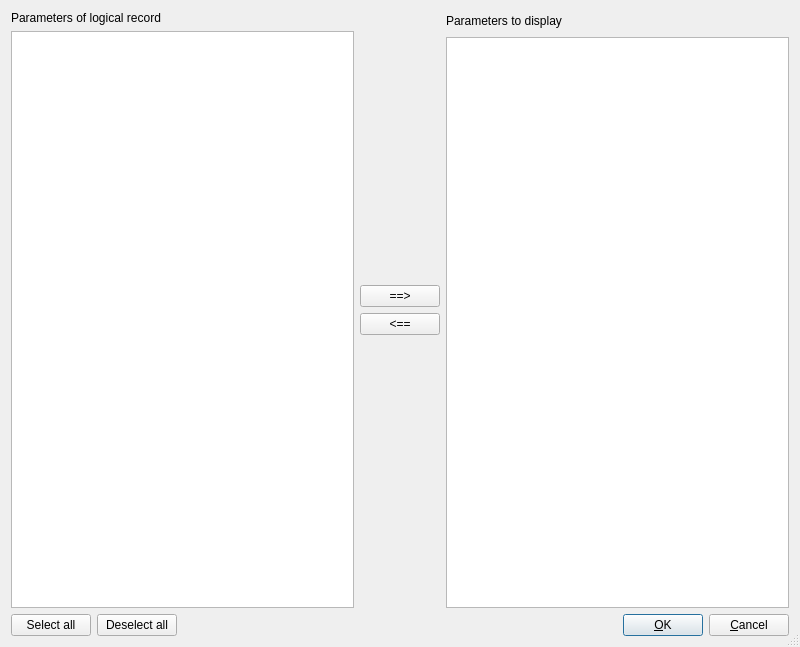
<?xml version="1.0" encoding="UTF-8"?>
<ui version="4.0">
 <class>SelectParametersDialog</class>
 <widget class="QDialog" name="SelectParametersDialog">
  <property name="geometry">
   <rect>
    <x>0</x>
    <y>0</y>
    <width>800</width>
    <height>647</height>
   </rect>
  </property>
  <property name="minimumSize">
   <size>
    <width>800</width>
    <height>500</height>
   </size>
  </property>
  <property name="windowTitle">
   <string>Select parameters</string>
  </property>
  <property name="locale">
   <locale language="English" country="UnitedStates"/>
  </property>
  <property name="sizeGripEnabled">
   <bool>true</bool>
  </property>
  <layout class="QGridLayout" name="gridLayout_4">
   <item row="0" column="0">
    <layout class="QGridLayout" name="gridLayout">
     <item row="0" column="0">
      <widget class="QLabel" name="LR_label">
       <property name="text">
        <string>Parameters of logical record</string>
       </property>
      </widget>
     </item>
     <item row="1" column="0">
      <widget class="QListWidget" name="lb1">
       <property name="minimumSize">
        <size>
         <width>330</width>
         <height>0</height>
        </size>
       </property>
      </widget>
     </item>
    </layout>
   </item>
   <item row="0" column="1">
    <layout class="QGridLayout" name="gridLayout_2">
     <item row="0" column="0">
      <spacer name="verticalSpacer">
       <property name="orientation">
        <enum>Qt::Vertical</enum>
       </property>
       <property name="sizeHint" stdset="0">
        <size>
         <width>20</width>
         <height>198</height>
        </size>
       </property>
      </spacer>
     </item>
     <item row="1" column="0">
      <widget class="QPushButton" name="Left2Right_pushButton">
       <property name="text">
        <string>==&gt;</string>
       </property>
      </widget>
     </item>
     <item row="2" column="0">
      <widget class="QPushButton" name="Right2Left_pushButton">
       <property name="text">
        <string>&lt;==</string>
       </property>
      </widget>
     </item>
     <item row="3" column="0">
      <spacer name="verticalSpacer_2">
       <property name="orientation">
        <enum>Qt::Vertical</enum>
       </property>
       <property name="sizeHint" stdset="0">
        <size>
         <width>20</width>
         <height>138</height>
        </size>
       </property>
      </spacer>
     </item>
    </layout>
   </item>
   <item row="0" column="2">
    <layout class="QGridLayout" name="gridLayout_3">
     <item row="0" column="0">
      <widget class="QLabel" name="label_2">
       <property name="text">
        <string>Parameters to display</string>
       </property>
      </widget>
     </item>
     <item row="0" column="1">
      <spacer name="horizontalSpacer_2">
       <property name="orientation">
        <enum>Qt::Horizontal</enum>
       </property>
       <property name="sizeHint" stdset="0">
        <size>
         <width>40</width>
         <height>20</height>
        </size>
       </property>
      </spacer>
     </item>
     <item row="1" column="0" colspan="2">
      <widget class="QListWidget" name="lb2">
       <property name="minimumSize">
        <size>
         <width>330</width>
         <height>0</height>
        </size>
       </property>
      </widget>
     </item>
    </layout>
   </item>
   <item row="1" column="0" colspan="3">
    <layout class="QHBoxLayout" name="horizontalLayout">
     <item>
      <widget class="QPushButton" name="SelectAll_pushButton">
       <property name="text">
        <string>Select all</string>
       </property>
      </widget>
     </item>
     <item>
      <widget class="QPushButton" name="DeselectAll_pushButton">
       <property name="text">
        <string>Deselect all</string>
       </property>
      </widget>
     </item>
     <item>
      <spacer name="horizontalSpacer_3">
       <property name="orientation">
        <enum>Qt::Horizontal</enum>
       </property>
       <property name="sizeHint" stdset="0">
        <size>
         <width>318</width>
         <height>20</height>
        </size>
       </property>
      </spacer>
     </item>
     <item>
      <widget class="QPushButton" name="OK_pushButton">
       <property name="text">
        <string>&amp;OK</string>
       </property>
       <property name="default">
        <bool>true</bool>
       </property>
      </widget>
     </item>
     <item>
      <widget class="QPushButton" name="Cancel_pushButton">
       <property name="text">
        <string>&amp;Cancel</string>
       </property>
      </widget>
     </item>
    </layout>
   </item>
  </layout>
 </widget>
 <tabstops>
  <tabstop>Left2Right_pushButton</tabstop>
  <tabstop>Right2Left_pushButton</tabstop>
  <tabstop>SelectAll_pushButton</tabstop>
  <tabstop>OK_pushButton</tabstop>
  <tabstop>Cancel_pushButton</tabstop>
  <tabstop>lb2</tabstop>
  <tabstop>lb1</tabstop>
 </tabstops>
 <resources/>
 <connections/>
</ui>
